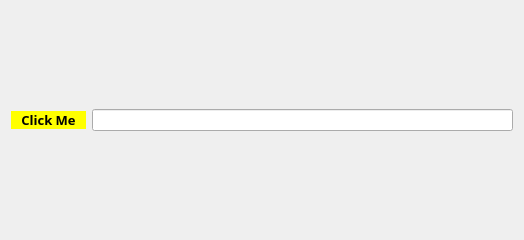
<?xml version="1.0" encoding="UTF-8"?>
<ui version="4.0">
 <class>Widget</class>
 <widget class="QWidget" name="Widget">
  <property name="geometry">
   <rect>
    <x>0</x>
    <y>0</y>
    <width>524</width>
    <height>240</height>
   </rect>
  </property>
  <property name="windowTitle">
   <string>Widget</string>
  </property>
  <layout class="QHBoxLayout" name="horizontalLayout">
   <item>
    <widget class="QPushButton" name="pushButton">
     <property name="font">
      <font>
       <family>Ubuntu Condensed</family>
       <pointsize>10</pointsize>
       <weight>75</weight>
       <bold>true</bold>
      </font>
     </property>
     <property name="styleSheet">
      <string notr="true">QPushButton
{
	border-radius: 100px;
	background: yellow;
   padding: 0 10px;
}</string>
     </property>
     <property name="text">
      <string>Click Me</string>
     </property>
    </widget>
   </item>
   <item>
    <widget class="QLineEdit" name="lineEdit"/>
   </item>
  </layout>
 </widget>
 <resources/>
 <connections/>
</ui>
